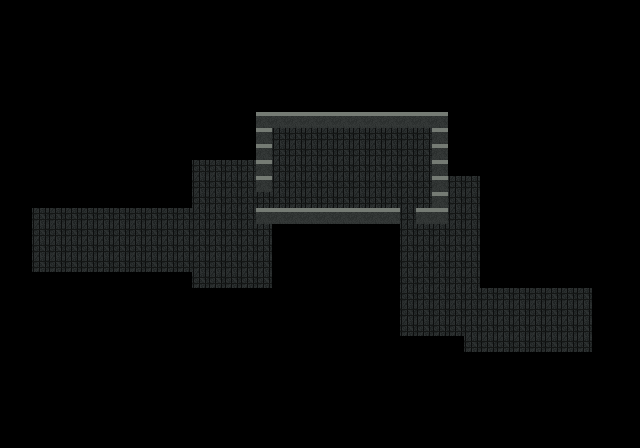

Rendered tile map (Tiled .tmx) drawn with the repository's tilesets; below, a short description and the map source with its tile grids summarised:
An orthogonal 40x28 tile map with 16x16 px tiles, 4 tile layers (Ground, Walls, Decor, Objects), 1 hidden layer not drawn and 10 objects (3x monster, 2x spawn, 2x exit, npc, loot, ...).

<map version="1.10" tiledversion="1.11.0" orientation="orthogonal" renderorder="right-down" width="40" height="28" tilewidth="16" tileheight="16" infinite="0" nextlayerid="7" nextobjectid="11">
 <properties>
  <property name="style" value="pixel_beta_cletus" />
  <property name="area_id" value="cletus_escape_cave" />
  <property name="title" value="Cave Escape" />
  <property name="music_hint" value="urgent_dark_fantasy" />
 </properties>
 <tileset firstgid="1" name="veyrindel_dungeon_16" tilewidth="16" tileheight="16" tilecount="32" columns="8">
  <image source="tilesets/veyrindel_dungeon_16.png" width="128" height="64" />
 </tileset>
 <layer id="1" name="Ground" width="40" height="28">
  <data>[1120 cells, 205 non-empty, 1 distinct tile ids]</data>
 </layer>
 <layer id="2" name="Walls" width="40" height="28">
  <data>[1120 cells, 32 non-empty, 1 distinct tile ids]</data>
 </layer>
 <layer id="3" name="Decor" width="40" height="28">
  <data>[1120 cells, 0 non-empty, 0 distinct tile ids]</data>
 </layer>
 <layer id="4" name="Objects" width="40" height="28">
  <data>[1120 cells, 0 non-empty, 0 distinct tile ids]</data>
 </layer>
 <layer id="5" name="Collision" width="40" height="28" opacity="0.28" visible="0">
  <data>[1120 cells, 922 non-empty, 1 distinct tile ids]</data>
 </layer>
 <objectgroup id="6" name="Entities">
  <object id="1" name="cave_entry" type="spawn" x="48" y="240" width="16" height="16">
   <properties>
    <property name="spawn_id" value="cave_entry" />
    <property name="facing" value="east" />
   </properties>
  </object>
  <object id="2" name="from_city" type="spawn" x="544" y="304" width="16" height="16">
   <properties>
    <property name="spawn_id" value="from_city" />
    <property name="facing" value="west" />
   </properties>
  </object>
  <object id="3" name="back_to_caravan" type="exit" x="32" y="240" width="16" height="16">
   <properties>
    <property name="target_map" value="cletus_caravan_road" />
    <property name="target_spawn" value="from_cave" />
    <property name="text" value="Cletus climbs back toward the ruined caravan road." />
   </properties>
  </object>
  <object id="4" name="faded_signpost" type="npc" x="96" y="224" width="16" height="16">
   <properties>
    <property name="text" value="A faded signpost points toward forest and cave. The forest exhales gray miasma. The cave drops toward old stone." />
    <property name="sprite" value="" />
   </properties>
  </object>
  <object id="5" name="cave_goblin_01" type="monster" x="208" y="192" width="16" height="16">
   <properties>
    <property name="encounter" value="cave_goblin" />
    <property name="note" value="" />
   </properties>
  </object>
  <object id="6" name="cave_goblin_02" type="monster" x="240" y="256" width="16" height="16">
   <properties>
    <property name="encounter" value="cave_goblin" />
    <property name="note" value="" />
   </properties>
  </object>
  <object id="7" name="abandoned_satchel" type="loot" x="320" y="160" width="16" height="16">
   <properties>
    <property name="kind" value="gold" />
    <property name="amount" value="1" />
    <property name="text" value="The satchel holds coin and a whetstone. Cletus sharpens his axe." />
   </properties>
  </object>
  <object id="8" name="guard_lesson" type="story" x="384" y="176" width="16" height="16">
   <properties>
    <property name="text" value="The tunnel narrows. Cletus learns Guard: spend a turn bracing to reduce the next blows." />
    <property name="once" value="true" />
    <property name="ability" value="guard" />
   </properties>
  </object>
  <object id="9" name="ash_orc_chaser" type="monster" x="432" y="256" width="16" height="16">
   <properties>
    <property name="encounter" value="ash_orc" />
    <property name="note" value="" />
   </properties>
  </object>
  <object id="10" name="to_buried_city" type="exit" x="560" y="304" width="16" height="16">
   <properties>
    <property name="target_map" value="cletus_buried_city" />
    <property name="target_spawn" value="city_entry" />
    <property name="text" value="The cave opens into a dead underground street." />
   </properties>
  </object>
 </objectgroup>
</map>
